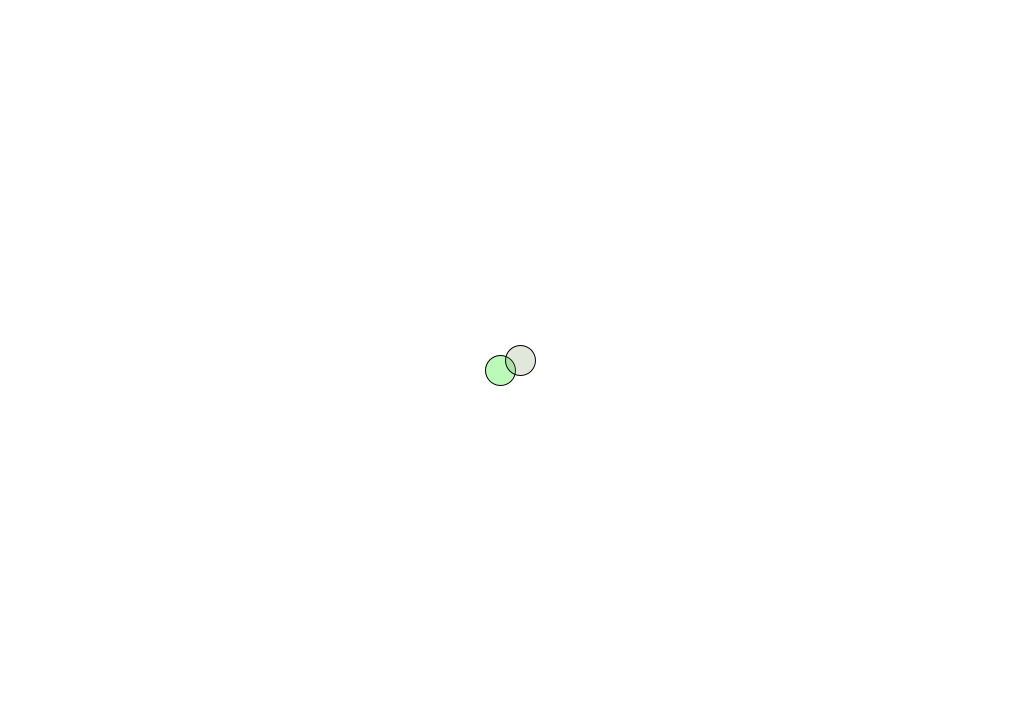
Frame 1 (no input)
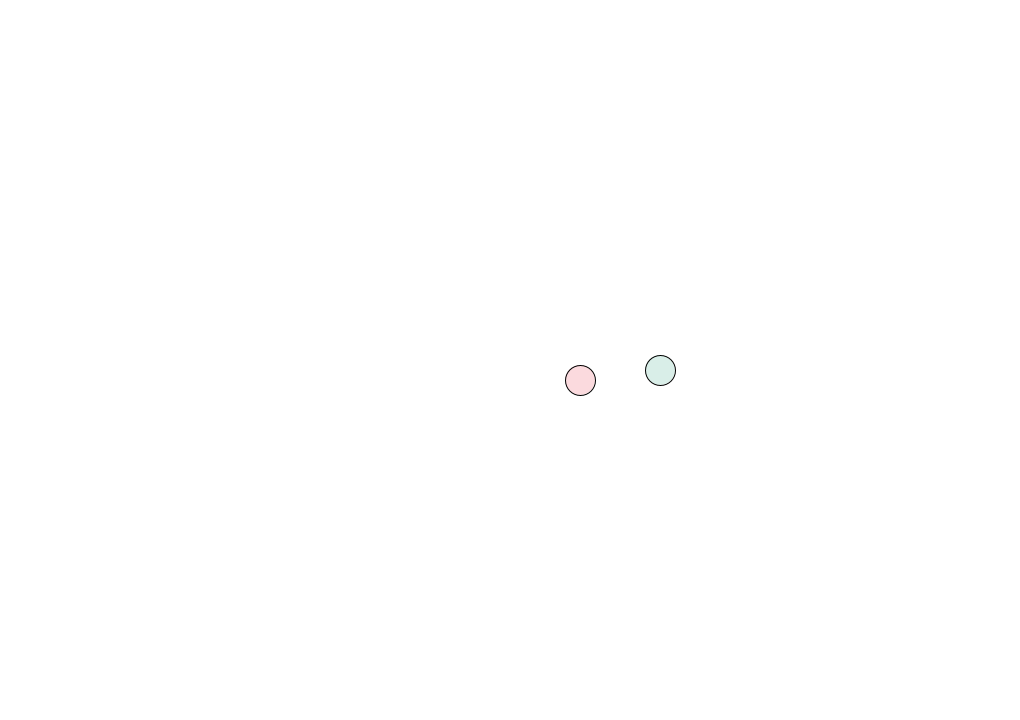
Frame 60 (the mouse pressed at the canvas centre just before this capture)
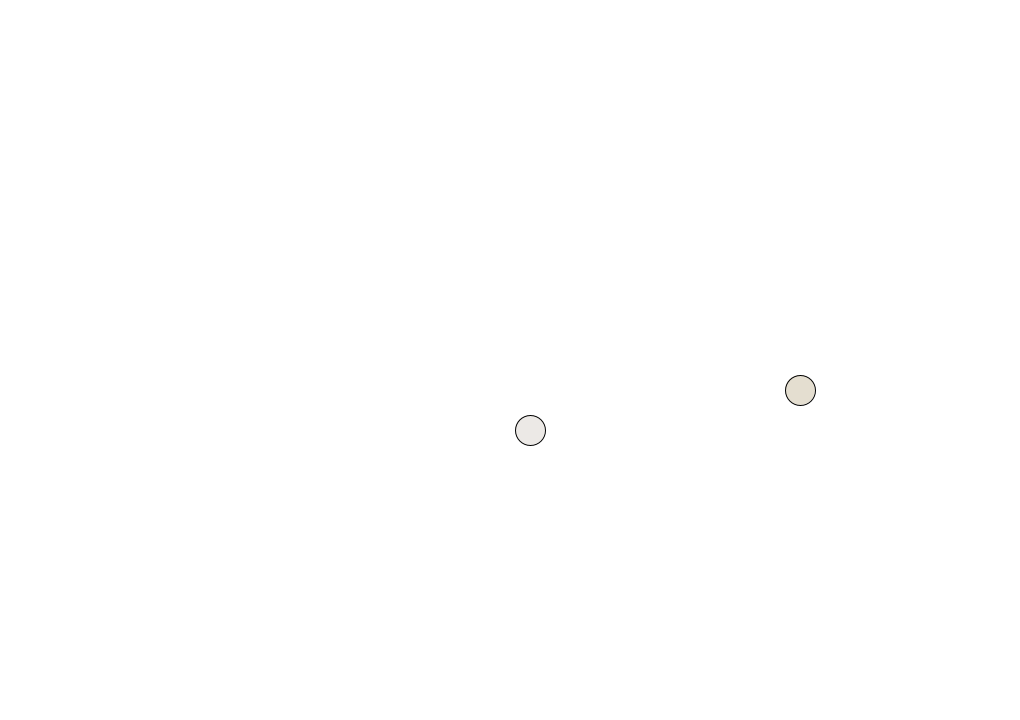
Frame 120 (the mouse held since frame 60 and released just before this capture)

The Processing sketch that drew these frames (run headless with seeded random() and noise(); from frame 60 on, the mouse is pressed at the canvas centre):

// Processing sketch: Quiz_2
// ── Quiz_2.pde
Walker normalWalker;
Walker biasedWalker;

void setup()
{
  size(1020, 720); 
  // camera(0, 0, -(height/2.0) / tan(PI*30.0 / 180.0), 0, 0, 0, 0, -1, 0); 
  
  normalWalker = new Walker();
  normalWalker.x = width/2;
  normalWalker.y = height/2;
  
  biasedWalker = new Walker();
  biasedWalker.x = width/2;
  biasedWalker.y = height/2;
}

void draw() 
{ 
  background(255);
  
  // normal walker
  normalWalker.randomWalk();
  normalWalker.render();
  
  // biased walker
  biasedWalker.randomWalkBiased();
  biasedWalker.render();
}

// ── Walker.pde
class Walker 
{
  float x; 
  float y;  

  void render() 
  {
    float r = random(255);
    float g = random(255);
    float b = random(255);
    float a = random(50, 100);
    
    fill(r, g, b, a);
    circle(x, y, 30); 
  }
  
  void randomWalk()
  {
    int rng = int(random(8));
    
    if (rng == 0) 
    { 
      y += 10; 
    }          
    else if (rng == 1) 
    { 
    y -= 10; 
    }     
    else if (rng == 2) 
    { 
      x += 10; 
    }     
    else if (rng == 3) 
    { 
      x -= 10; 
    }     
    else if (rng == 4) 
    { 
      x += 10; y += 10; 
    }  
    else if (rng == 5) 
    { 
      x -= 10; y += 10; 
    }  
    else if (rng == 6) 
    { 
      x += 10; y -= 10; 
    }  
    else if (rng == 7) 
    { 
      x -= 10; y -= 10; 
    }  
  }

  void randomWalkBiased()
  {
    float rng = random(1);
    
    if (rng < 0.4) 
    { 
      x += 10;   
    }
    else if (rng < 0.6) 
    { 
      x -= 10;   
    }
    else if (rng < 0.8) 
    { 
      y -= 10;   
    }
    else 
    { 
      y += 10;   
    }
  }
}
